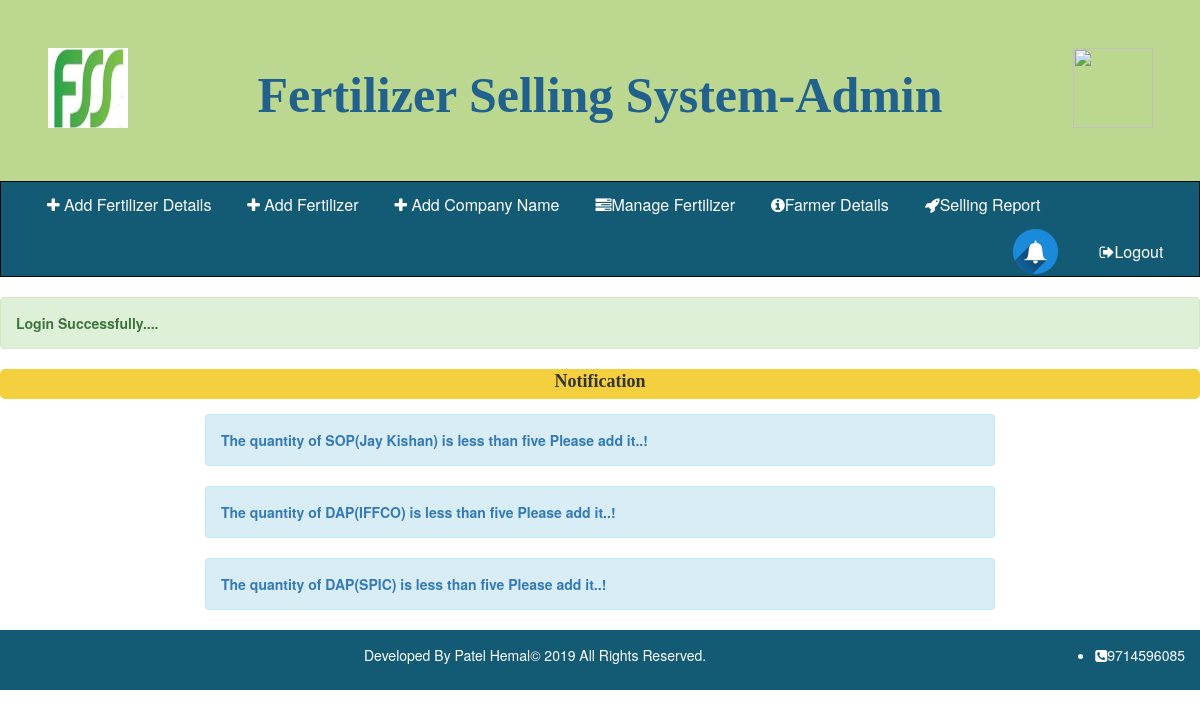
Screenshot of /msg.php?msg2=1 (signed in) with the database file from the repository.
### tables this page shows
CREATE TABLE `fertilizer` (
  `id` int(10) NOT NULL,
  `fename` varchar(50) NOT NULL,
  `bname` varchar(50) NOT NULL,
  `img` varchar(50) NOT NULL,
  `qty` int(10) NOT NULL,
  `price` float NOT NULL
);

### msg.php (the view, shortened to what this page needs)
<?php
include("headeradm.php");
?>
  <?php
              if(isset($_GET["msg2"]))
               echo "<div class='alert alert-success'   role='alert'><b>Login Successfully....</b></div>";
   ?>
  <div class="form-group" style="background-color:#F4D03F;border-radius: 5px;">
<center><label><font size="4" style="background-color:;font-family:initial;border-radius: 5px">Notification</font></label></center>
</div>
<?php
  $qry="select * from fertilizer";
  $rs=mysql_query($qry);
  while($rec=mysql_fetch_assoc($rs))
  {
      if($rec['qty']<5)
            {
            	echo "<div class='row'>";
            	echo "<div class='col-md-2'></div>";
            	echo "<div class='col-md-8'>";
                echo "<div class='notice info alert alert-info fade in' >";
				echo "<a href='manage.php'>";
				echo "<strong> The quantity of ".$rec['fename']."(".$rec['bname'].") is less than five Please add it..!</strong>";
				echo "</a>";
				echo "</div>";
				echo "</div>";
				echo "<div class='col-md-2'></div>";
				echo "</div>";
	        }
  }
?>
<?php
include("footer.php");
?>

### rows the page displays
fertilizer: fename "SOP", bname "Jay Kishan"
fertilizer: fename "DAP", bname "IFFCO"
fertilizer: fename "DAP", bname "SPIC"
